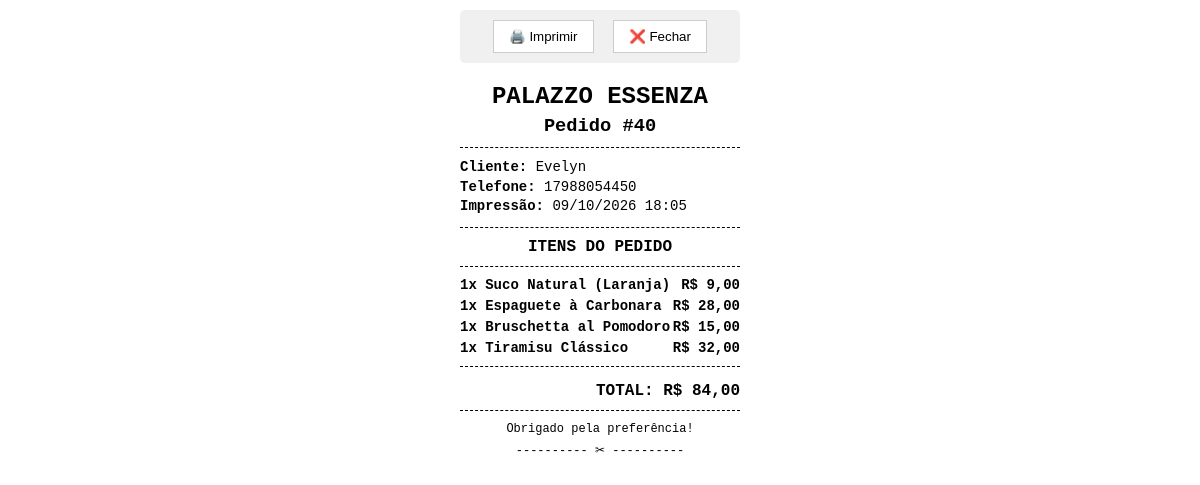
The page /imprimir_pedido.php?id=40 (signed in) on the database its author committed.
### tables this page shows
CREATE TABLE `pedidos` (
  `id` int(11) NOT NULL,
  `usuario_id` int(11) NOT NULL,
  `total` decimal(10,2) NOT NULL,
  `status` varchar(50) DEFAULT 'pendente',
  `troco_para` decimal(10,2) DEFAULT NULL,
  `criado_em` timestamp NULL DEFAULT current_timestamp()
);

CREATE TABLE `usuarios` (
  `id` int(11) NOT NULL,
  `nome` varchar(100) NOT NULL,
  `email` varchar(100) NOT NULL,
  `senha` varchar(255) NOT NULL,
  `telefone` varchar(20) NOT NULL,
  `criado_em` timestamp NULL DEFAULT current_timestamp(),
  `is_admin` tinyint(1) DEFAULT 0,
  `foto_perfil` mediumblob DEFAULT NULL,
  `codigo_ativacao` varchar(6) DEFAULT NULL,
  `status_conta` varchar(20) DEFAULT 'pendente'
);

CREATE TABLE `itens_pedido` (
  `id` int(11) NOT NULL,
  `pedido_id` int(11) NOT NULL,
  `nome_produto` varchar(255) NOT NULL,
  `detalhes` text DEFAULT NULL,
  `quantidade` int(11) DEFAULT 1,
  `preco_unitario` decimal(10,2) NOT NULL
);

### imprimir_pedido.php (the view, shortened to what this page needs)
<?php
require 'conexao.php';
$pedido_id = $_GET['id'];
try {
    $stmt = $pdo->prepare("
        SELECT p.*, u.nome, u.telefone
        FROM pedidos p
        JOIN usuarios u ON p.usuario_id = u.id
        WHERE p.id = ?
    ");
    $stmt->execute([$pedido_id]);
    $pedido = $stmt->fetch(PDO::FETCH_ASSOC);
    $stmtItens = $pdo->prepare("SELECT * FROM itens_pedido WHERE pedido_id = ?");
    $stmtItens->execute([$pedido_id]);
    $itens = $stmtItens->fetchAll(PDO::FETCH_ASSOC);
} catch (PDOException $e) {
    die("Erro ao buscar pedido: " . $e->getMessage());
}
?>
<!DOCTYPE html>
<html lang="pt-br">
<head>
</head>
<body onload="window.print()">
    <div class="controls">
        <button onclick="window.print()">🖨️ Imprimir</button>
        <button onclick="window.close()">❌ Fechar</button>
    </div>
    <h2>PALAZZO ESSENZA</h2>
    <h3>Pedido #<?= $pedido['id'] ?></h3>
    <div class="divider"></div>
    <p>
        <strong>Cliente:</strong> <?= htmlspecialchars(explode(' ', $pedido['nome'])[0]) ?><br>
        <strong>Telefone:</strong> <?= htmlspecialchars($pedido['telefone']) ?><br>
        <strong>Impressão:</strong> <?= date('d/m/Y H:i') ?>
    </p>
    <div class="divider"></div>
    <h4>ITENS DO PEDIDO</h4>
    <div class="divider"></div>
    <?php foreach ($itens as $item): ?>
        <div class="item">
            <span>1x <?= htmlspecialchars($item['nome_produto']) ?></span>
            <span>R$ <?= number_format($item['preco_unitario'], 2, ',', '.') ?></span>
        </div>
    <?php endforeach; ?>
    <div class="divider"></div>
    <div class="total-box">
        TOTAL: R$ <?= number_format($pedido['total'], 2, ',', '.') ?>
    </div>
    <div class="divider"></div>
    <p style="text-align: center; font-size: 12px;">Obrigado pela preferência!</p>
    <p style="text-align: center; font-size: 12px;">---------- ✂ ----------</p>
</body>
</html>

### imprimir_pedido.php (style rules this page uses)
* { box-sizing: border-box; }
body { font-family: 'Courier New', Courier, monospace; width: 300px; margin: 0 auto; padding: 10px; color: #000; background: #fff; }
h2, h3, h4 { text-align: center; margin: 5px 0; }
p { margin: 5px 0; font-size: 14px; line-height: 1.4; }
.divider { border-top: 1px dashed #000; margin: 10px 0; }
.item { display: flex; justify-content: space-between; font-weight: bold; font-size: 14px; margin-top: 5px; }
.total-box { margin-top: 15px; font-size: 16px; font-weight: bold; text-align: right; }
.controls { text-align: center; margin-bottom: 20px; padding: 10px; background: #f0f0f0; border-radius: 5px; }
.controls button { padding: 8px 15px; margin: 0 5px; cursor: pointer; border: 1px solid #ccc; background: #fff; }

### rows shown on the page
pedidos: id "40", usuario.nome "Evelyn", usuario.telefone "17988054450", total "84,00"
itens_pedido: nome_produto "Suco Natural (Laranja)", preco_unitario "9,00"
itens_pedido: nome_produto "Espaguete à Carbonara", preco_unitario "28,00"
itens_pedido: nome_produto "Bruschetta al Pomodoro", preco_unitario "15,00"
itens_pedido: nome_produto "Tiramisu Clássico", preco_unitario "32,00"
